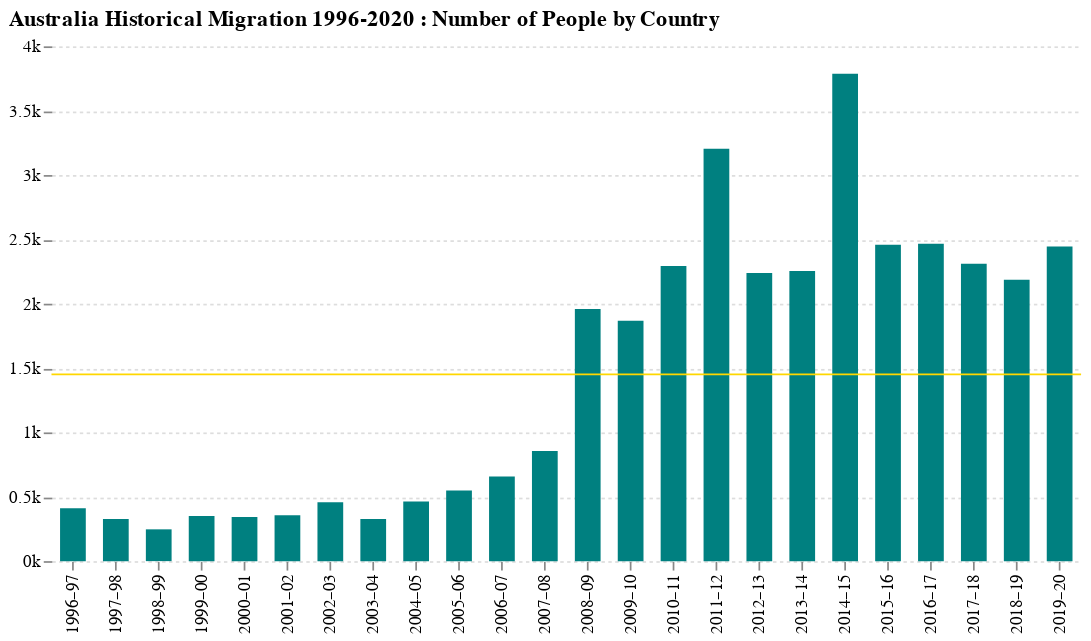

Notebook code cell kept with this figure:
### Markdown cell above
Use this chart to explore any country  of interest. 

One interesting phenomenon with migration statistics is that sometimes those numbers reflect the major economic and social events. For example, the _2014-15_ spike of immigrants from Iran is probably caused by a course of some disastrous events accumulated towards _2013_. Like economic and social failure due to _8_ years of government wrongdoings. As well as the risk of heavier sanctions from the USA followed by United Nation disciplinary actions regarding nuclear debates. By which many Iranina felt like things are about to go unleashed.

### Code cell
#collapse

source = df.groupby(['Country', 'Period']).sum(['People']).reset_index()

dropdown = alt.binding_select(
    options=source.Country.unique())

selector = alt.selection_single(
    fields=['Country'], 
    bind=dropdown, 
    name='Select',
    init={'Country' : "Iran"}
)

bars = alt.Chart(source).transform_joinaggregate(
    total_people='sum(People)'
).transform_calculate(
    perc_of_total="datum.People / datum.total_people"
).mark_bar(
    size=15,
).encode(
    x='Period:O',
    y=alt.Y('People:Q', axis=alt.Axis(format="~s")),
    color=alt.value('teal'),
    tooltip=[
        {
            "field" : "People",
            "type" : "quantitative",
            "title" : "People",
            "format" : ",.0f"
        },
        {
            "field" : "perc_of_total", 
            "type" : "quantitative", 
            "title" : "of Total", 
            "format" : ".0%"
            }
    ]
)

average_line = alt.Chart(source).mark_rule(
    color="gold"
).encode(
    y="mean(People):Q"
)

alt.layer(
    bars, average_line
).add_selection(
    selector
).transform_filter(
    selector
).configure_axis(
    title=None,
    domain=False,
    gridDash=[2]
).configure_view(
    strokeWidth=0
).properties(
    title="Australia Historical Migration 1996-2020 : Number of People by Country",
    width=600, 
    height=300
).configure_title(
    anchor='start'
)

### Figure 1 — Vega-Lite specification as saved in the notebook (floating-point values rounded to 4 significant figures; data arrays with more than 128 entries replaced by an {"elided": "..."} marker saying what was removed)
{"config": {"view": {"continuousWidth": 400, "continuousHeight": 300, "strokeWidth": 0}, "axis": {"domain": false, "gridDash": [2], "title": null}, "title": {"anchor": "start"}}, "layer": [{"mark": {"type": "bar", "size": 15}, "encoding": {"color": {"value": "teal"}, "tooltip": [{"type": "quantitative", "field": "People", "format": ",.0f", "title": "People"}, {"type": "quantitative", "field": "perc_of_total", "format": ".0%", "title": "of Total"}], "x": {"type": "ordinal", "field": "Period"}, "y": {"type": "quantitative", "axis": {"format": "~s"}, "field": "People"}}, "selection": {"Select": {"type": "single", "fields": ["Country"], "bind": {"input": "select", "options": {"elided": "205 str values"}}, "init": {"Country": "Iran"}}}, "transform": [{"joinaggregate": [{"op": "sum", "field": "People", "as": "total_people"}]}, {"calculate": "datum.People / datum.total_people", "as": "perc_of_total"}]}, {"mark": {"type": "rule", "color": "gold"}, "encoding": {"y": {"type": "quantitative", "aggregate": "mean", "field": "People"}}}], "data": {"name": "data-e64cef0b1fbad1fac5d67881d0ff1e85"}, "height": 300, "title": "Australia Historical Migration 1996-2020 : Number of People by Country", "transform": [{"filter": {"selection": "Select"}}], "width": 600, "$schema": "https://vega.github.io/schema/vega-lite/v4.8.1.json", "datasets": {"data-e64cef0b1fbad1fac5d67881d0ff1e85": {"elided": "4920 records"}}}
